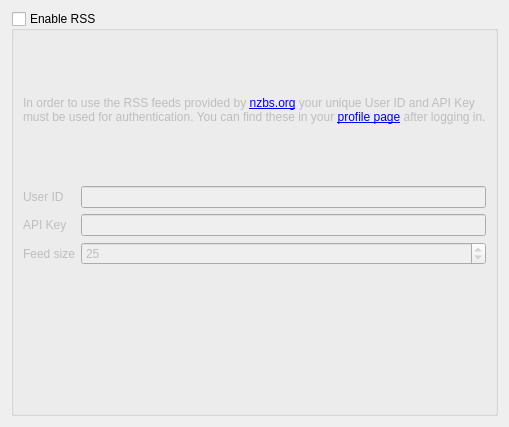
<?xml version="1.0" encoding="UTF-8"?>
<ui version="4.0">
 <class>NZBS</class>
 <widget class="QWidget" name="NZBS">
  <property name="geometry">
   <rect>
    <x>0</x>
    <y>0</y>
    <width>509</width>
    <height>427</height>
   </rect>
  </property>
  <property name="windowTitle">
   <string>nzbs.org</string>
  </property>
  <layout class="QHBoxLayout" name="horizontalLayout">
   <item>
    <widget class="QGroupBox" name="grpEnable">
     <property name="title">
      <string>Enable RSS </string>
     </property>
     <property name="checkable">
      <bool>true</bool>
     </property>
     <property name="checked">
      <bool>false</bool>
     </property>
     <layout class="QVBoxLayout" name="verticalLayout">
      <item>
       <widget class="QLabel" name="label">
        <property name="sizePolicy">
         <sizepolicy hsizetype="Preferred" vsizetype="Expanding">
          <horstretch>0</horstretch>
          <verstretch>0</verstretch>
         </sizepolicy>
        </property>
        <property name="text">
         <string>&lt;html&gt;&lt;head/&gt;&lt;body&gt;&lt;p&gt;In order to use the RSS feeds provided by &lt;a href=&quot;http://nzbs.org&quot;&gt;&lt;span style=&quot; text-decoration: underline; color:#0000ff;&quot;&gt;nzbs.org&lt;/span&gt;&lt;/a&gt; your unique User ID and API Key must be used for authentication. You can find these in your &lt;a href=&quot;http://nzbs.org/profile/&quot;&gt;&lt;span style=&quot; text-decoration: underline; color:#0000ff;&quot;&gt;profile page&lt;/span&gt;&lt;/a&gt; after logging in.&lt;/p&gt;&lt;/body&gt;&lt;/html&gt;</string>
        </property>
        <property name="textFormat">
         <enum>Qt::RichText</enum>
        </property>
        <property name="wordWrap">
         <bool>true</bool>
        </property>
        <property name="openExternalLinks">
         <bool>true</bool>
        </property>
       </widget>
      </item>
      <item>
       <layout class="QGridLayout" name="gridLayout">
        <item row="0" column="0">
         <widget class="QLabel" name="label_2">
          <property name="text">
           <string>User ID</string>
          </property>
         </widget>
        </item>
        <item row="1" column="0">
         <widget class="QLabel" name="label_3">
          <property name="text">
           <string>API Key</string>
          </property>
         </widget>
        </item>
        <item row="1" column="1">
         <widget class="QLineEdit" name="editAPIKey"/>
        </item>
        <item row="0" column="1">
         <widget class="QLineEdit" name="editUserID"/>
        </item>
        <item row="2" column="1">
         <widget class="QSpinBox" name="feedSize">
          <property name="minimum">
           <number>1</number>
          </property>
          <property name="maximum">
           <number>100</number>
          </property>
          <property name="value">
           <number>25</number>
          </property>
         </widget>
        </item>
        <item row="2" column="0">
         <widget class="QLabel" name="label_4">
          <property name="text">
           <string>Feed size</string>
          </property>
         </widget>
        </item>
       </layout>
      </item>
      <item>
       <spacer name="verticalSpacer_2">
        <property name="orientation">
         <enum>Qt::Vertical</enum>
        </property>
        <property name="sizeHint" stdset="0">
         <size>
          <width>20</width>
          <height>40</height>
         </size>
        </property>
       </spacer>
      </item>
     </layout>
    </widget>
   </item>
  </layout>
 </widget>
 <tabstops>
  <tabstop>grpEnable</tabstop>
  <tabstop>editUserID</tabstop>
  <tabstop>editAPIKey</tabstop>
  <tabstop>feedSize</tabstop>
 </tabstops>
 <resources/>
 <connections/>
</ui>
